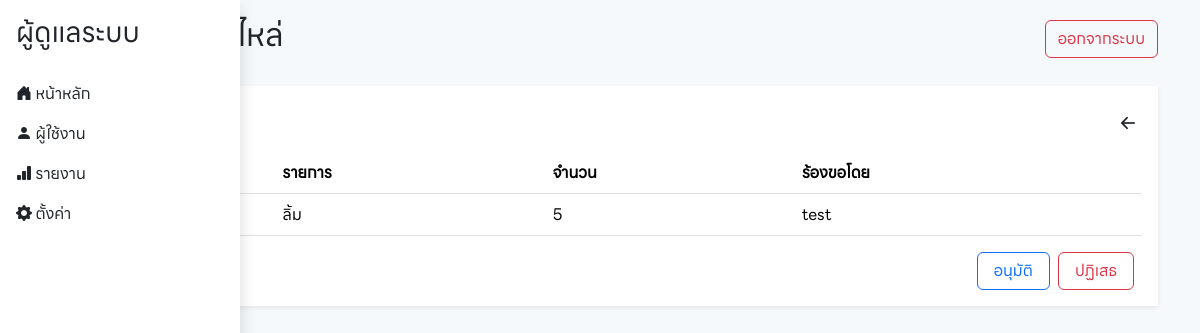
The app's page /admin/index.php?page=request_details&id=4, older data.
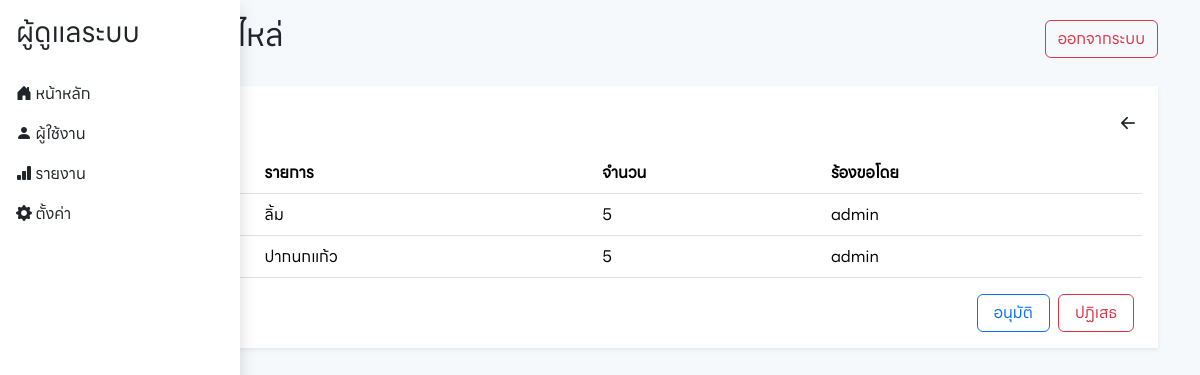
The same page, newer data.
### tables this page shows
CREATE TABLE `requests` (
  `id` bigint(20) NOT NULL,
  `user_id` int(11) NOT NULL,
  `dates` datetime NOT NULL,
  `status` enum('pending','approved','rejected') DEFAULT NULL
);

CREATE TABLE `users` (
  `id` bigint(20) NOT NULL,
  `name` varchar(40) NOT NULL,
  `lastname` varchar(40) NOT NULL,
  `username` varchar(40) NOT NULL,
  `password` varchar(40) NOT NULL,
  `phone` varchar(10) NOT NULL,
  `department_id` int(5) NOT NULL,
  `role` varchar(20) NOT NULL
);

CREATE TABLE `parts` (
  `id` bigint(20) NOT NULL,
  `img` varchar(100) NOT NULL,
  `name` varchar(50) NOT NULL,
  `description` varchar(40) NOT NULL,
  `stock` int(10) NOT NULL
);

CREATE TABLE `request_details` (
  `id` bigint(20) NOT NULL,
  `request_id` int(11) NOT NULL,
  `part_id` int(11) NOT NULL,
  `amount` int(11) NOT NULL
);

### admin/request_details.php (the view, shortened to what this page needs)
<?php
   $id = $_GET['id'];
   ?>
<div class="row mb-4 d-flex justify-content-center g-0">
    <div class="col-md-12 bg-white shadow-sm p-3">
        <div class="d-flex justify-content-between align-items-center mb-2">
        <h3>รายละเอียด</h3>
        <a class="text-dark" href="index.php"><i class="bi bi-arrow-left-short fs-3"></i></a>
        </div>
        <div class="table-responsive">
            <table class="table" id="list">
                <thead>
                    <tr>
                        <th>ลำดับ</th>
                        <th>รายการ</th>
                        <th>จำนวน</th>
                        <th>ร้องขอโดย</th>
                    </tr>
                </thead>
                <tbody>
                    <?php
                       $count = 0;
                       $sql = "SELECT
                       requests.id as req_id,
                       requests.user_id,
                       requests.dates,
                       requests.status,
                       request_details.request_id,
                       request_details.part_id,
                       request_details.amount,
                       request_details.id as req_id,
                       parts.name AS part_name,
                       users.name AS user_name
                   FROM
                       requests
                   JOIN
                       request_details ON requests.id = request_details.request_id
                   JOIN
                       parts ON request_details.part_id = parts.id
                   JOIN
                       users ON requests.user_id = users.id
                   WHERE
                       requests.id = $id";
                       $query = mysqli_query($conn, $sql);
                       while ($row = mysqli_fetch_array($query)) {
                           $count++;
                       ?>
                        <tr>
                            <td><?php echo $count; ?></td>
                            <td><?php echo $row['part_name']; ?></td>
                            <td><?php echo $row['amount']; ?></td>
                            <td><?php echo $row['user_name']; ?></td>
                        </tr>
                    <?php } ?>
                </tbody>
            </table>
            <div class="d-flex justify-content-end mt-2">
                <a class="btn me-2 px-3 btn-outline-primary" data-bs-target="#confirm<?php echo $count ?>" data-bs-toggle="modal">อนุมัติ</a>
                <a class="btn me-2 px-3 btn-outline-danger" data-bs-target="#rejected<?php echo $count ?>" data-bs-toggle="modal">ปฏิเสธ</a>
            </div>
        </div>
    </div>
</div>

Row changes from the older to the newer data that the page shows:
now on one of the page's lists (row edited): requests: parts.name "ปากนกแก้ว", request_details.amount "5", user.name "admin"
changed requests: user.name "test" → "admin"
